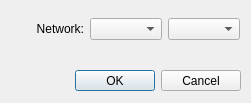
<?xml version="1.0" encoding="UTF-8"?>
<ui version="4.0">
 <class>preferencesDialog</class>
 <widget class="QDialog" name="preferencesDialog">
  <property name="geometry">
   <rect>
    <x>0</x>
    <y>0</y>
    <width>251</width>
    <height>103</height>
   </rect>
  </property>
  <property name="windowTitle">
   <string>Dialog</string>
  </property>
  <widget class="QDialogButtonBox" name="buttonBox">
   <property name="geometry">
    <rect>
     <x>10</x>
     <y>70</y>
     <width>231</width>
     <height>21</height>
    </rect>
   </property>
   <property name="orientation">
    <enum>Qt::Horizontal</enum>
   </property>
   <property name="standardButtons">
    <set>QDialogButtonBox::Cancel|QDialogButtonBox::Ok</set>
   </property>
  </widget>
  <widget class="QWidget" name="gridLayoutWidget">
   <property name="geometry">
    <rect>
     <x>9</x>
     <y>9</y>
     <width>231</width>
     <height>41</height>
    </rect>
   </property>
   <layout class="QGridLayout" name="gridLayout">
    <item row="0" column="0">
     <widget class="QLabel" name="_zoneNetwork_label">
      <property name="text">
       <string>Network:</string>
      </property>
      <property name="alignment">
       <set>Qt::AlignRight|Qt::AlignTrailing|Qt::AlignVCenter</set>
      </property>
     </widget>
    </item>
    <item row="0" column="1">
     <widget class="QComboBox" name="zoneNetworkGroup_comboBox">
      <property name="sizePolicy">
       <sizepolicy hsizetype="Maximum" vsizetype="Fixed">
        <horstretch>0</horstretch>
        <verstretch>0</verstretch>
       </sizepolicy>
      </property>
     </widget>
    </item>
    <item row="0" column="2">
     <widget class="QComboBox" name="zoneNetworkFreq_comboBox">
      <property name="sizePolicy">
       <sizepolicy hsizetype="Maximum" vsizetype="Fixed">
        <horstretch>0</horstretch>
        <verstretch>0</verstretch>
       </sizepolicy>
      </property>
     </widget>
    </item>
   </layout>
  </widget>
 </widget>
 <resources/>
 <connections>
  <connection>
   <sender>buttonBox</sender>
   <signal>accepted()</signal>
   <receiver>preferencesDialog</receiver>
   <slot>accept()</slot>
   <hints>
    <hint type="sourcelabel">
     <x>248</x>
     <y>254</y>
    </hint>
    <hint type="destinationlabel">
     <x>157</x>
     <y>274</y>
    </hint>
   </hints>
  </connection>
  <connection>
   <sender>buttonBox</sender>
   <signal>rejected()</signal>
   <receiver>preferencesDialog</receiver>
   <slot>reject()</slot>
   <hints>
    <hint type="sourcelabel">
     <x>316</x>
     <y>260</y>
    </hint>
    <hint type="destinationlabel">
     <x>286</x>
     <y>274</y>
    </hint>
   </hints>
  </connection>
 </connections>
</ui>
